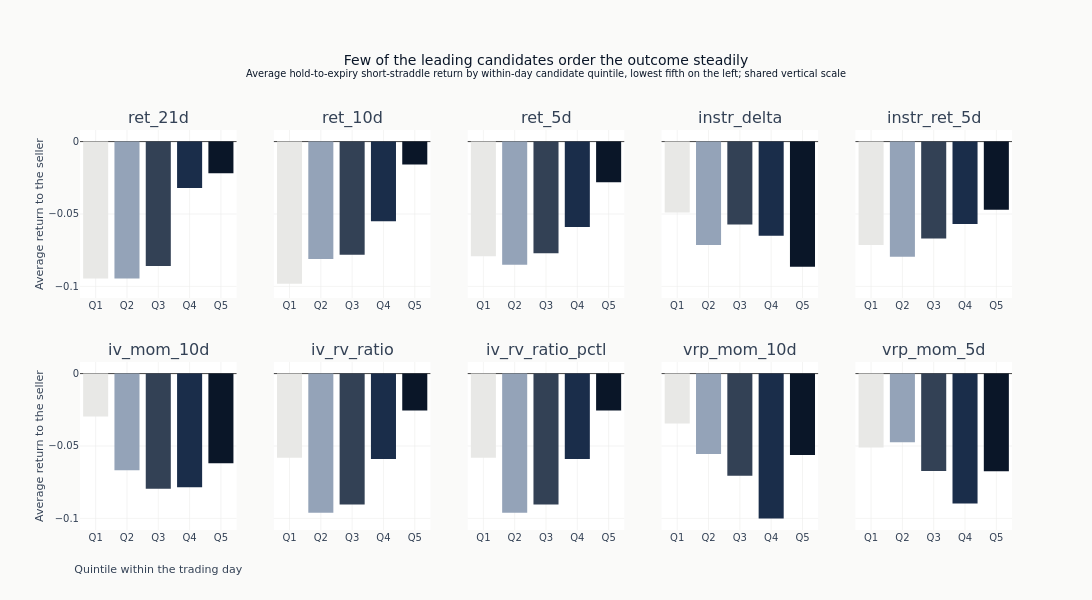

Notebook cell for this chart:
### Markdown cell above
One panel per candidate, all on the same vertical scale so that a shallow profile
cannot be rescaled into a steep-looking one. Every candidate the diagnostic scored is
drawn rather than a selection of them, so the count above can be checked against the
chart. The bars darken from the lowest group to the highest, which orders the groups and
says nothing about which end is preferable.

The label is written from the seller's side throughout - `02_labels` defines it as the
premium collected less what the position costs to close, over the premium collected - so
a positive value is a profitable short straddle and a higher average is the better
outcome. Nearly every group here averages negative, which is the sample rather than the
convention: these two validation periods contain the volatility of early 2020.

### Code cell
if quantile_spreads:
    feats_to_show = list(quantile_spreads.keys())
    n_show = len(feats_to_show)
    n_cols = min(5, n_show)
    n_rows_fig = (n_show + n_cols - 1) // n_cols
    quintile_shades = [
        COLORS["silver_muted"],
        COLORS["recede"],
        COLORS["neutral"],
        COLORS["slate"],
        COLORS["blue"],
    ]
    # One vertical scale across the panels, so a shallow profile is not rescaled into a
    # steep-looking one, and it always includes zero, because a bar read against any
    # other baseline is a bar whose length means nothing.
    q_low = min(0.0, min(min(q["q_means"]) for q in quantile_spreads.values()))
    q_high = max(0.0, max(max(q["q_means"]) for q in quantile_spreads.values()))
    q_pad = 0.08 * (q_high - q_low or 1.0)

    fig = make_subplots(
        rows=n_rows_fig,
        cols=n_cols,
        subplot_titles=feats_to_show,
        shared_yaxes=True,
        vertical_spacing=0.16,
    )
    for idx, feat in enumerate(feats_to_show):
        r, c = divmod(idx, n_cols)
        q_means = quantile_spreads[feat]["q_means"]
        fig.add_trace(
            go.Bar(
                x=[f"Q{i + 1}" for i in range(len(q_means))],
                y=q_means,
                marker_color=quintile_shades[: len(q_means)],
                showlegend=False,
            ),
            row=r + 1,
            col=c + 1,
        )
    fig.update_layout(
        template="ml4t",
        height=300 * n_rows_fig,
        width=1150,
        title={
            "text": (
                "Few of the leading candidates order the outcome steadily"
                "<br><sup>Average hold-to-expiry short-straddle return by within-day candidate "
                "quintile, lowest fifth on the left; shared vertical scale</sup>"
            )
        },
        margin=dict(t=130, b=70),
    )
    fig.update_yaxes(range=[q_low - q_pad, q_high + q_pad])
    fig.update_xaxes(title_text="Quintile within the trading day", row=n_rows_fig, col=1)
    for row in range(1, n_rows_fig + 1):
        fig.update_yaxes(title_text="Average return to the seller", row=row, col=1)
    show_plotly_with_alt(
        fig,
        "Grid of small bar charts, one per leading candidate, each showing the average "
        "hold-to-expiry short-straddle return by within-day candidate quintile from Q1 on the "
        "left to Q5 on the right, on a shared vertical scale where every bar is negative. Only "
        "ret_10d orders the outcome without a reversal, rising from about -0.098 at Q1 to about "
        "-0.016 at Q5; ret_21d has the same shape but its first two bars are level, at about "
        "-0.095. instr_delta runs the other way, least negative at Q1 and most negative at Q5, "
        "but not steadily. The other seven reverse somewhere in the interior: ret_5d, "
        "instr_ret_5d, iv_rv_ratio and iv_rv_ratio_pctl are most negative at Q2, iv_mom_10d at "
        "Q3, and vrp_mom_10d and vrp_mom_5d at Q4, so their quintile ordering does not carry "
        "through.",
    )

### Figure 1 — Plotly figure (JSON) as saved in the notebook; plotly's stock layout.template omitted (floating-point values rounded to 4 significant figures)
{"data": [{"marker": {"color": ["#e8e8e6", "#94a3b8", "#334155", "#1a2d4a", "#0a1628"]}, "showlegend": false, "type": "bar", "x": ["Q1", "Q2", "Q3", "Q4", "Q5"], "xaxis": "x", "y": [-0.09449, -0.09457, -0.08588, -0.03211, -0.02186], "yaxis": "y"}, {"marker": {"color": ["#e8e8e6", "#94a3b8", "#334155", "#1a2d4a", "#0a1628"]}, "showlegend": false, "type": "bar", "x": ["Q1", "Q2", "Q3", "Q4", "Q5"], "xaxis": "x2", "y": [-0.09815, -0.0811, -0.0782, -0.05505, -0.01589], "yaxis": "y2"}, {"marker": {"color": ["#e8e8e6", "#94a3b8", "#334155", "#1a2d4a", "#0a1628"]}, "showlegend": false, "type": "bar", "x": ["Q1", "Q2", "Q3", "Q4", "Q5"], "xaxis": "x3", "y": [-0.07927, -0.0851, -0.07708, -0.05894, -0.02813], "yaxis": "y3"}, {"marker": {"color": ["#e8e8e6", "#94a3b8", "#334155", "#1a2d4a", "#0a1628"]}, "showlegend": false, "type": "bar", "x": ["Q1", "Q2", "Q3", "Q4", "Q5"], "xaxis": "x4", "y": [-0.04905, -0.0715, -0.05722, -0.06509, -0.08653], "yaxis": "y4"}, {"marker": {"color": ["#e8e8e6", "#94a3b8", "#334155", "#1a2d4a", "#0a1628"]}, "showlegend": false, "type": "bar", "x": ["Q1", "Q2", "Q3", "Q4", "Q5"], "xaxis": "x5", "y": [-0.07146, -0.07959, -0.06689, -0.05693, -0.04711], "yaxis": "y5"}, {"marker": {"color": ["#e8e8e6", "#94a3b8", "#334155", "#1a2d4a", "#0a1628"]}, "showlegend": false, "type": "bar", "x": ["Q1", "Q2", "Q3", "Q4", "Q5"], "xaxis": "x6", "y": [-0.02962, -0.06683, -0.07963, -0.07858, -0.06188], "yaxis": "y6"}, {"marker": {"color": ["#e8e8e6", "#94a3b8", "#334155", "#1a2d4a", "#0a1628"]}, "showlegend": false, "type": "bar", "x": ["Q1", "Q2", "Q3", "Q4", "Q5"], "xaxis": "x7", "y": [-0.05807, -0.09613, -0.09046, -0.05895, -0.02546], "yaxis": "y7"}, {"marker": {"color": ["#e8e8e6", "#94a3b8", "#334155", "#1a2d4a", "#0a1628"]}, "showlegend": false, "type": "bar", "x": ["Q1", "Q2", "Q3", "Q4", "Q5"], "xaxis": "x8", "y": [-0.05807, -0.09613, -0.09046, -0.05895, -0.02546], "yaxis": "y8"}, {"marker": {"color": ["#e8e8e6", "#94a3b8", "#334155", "#1a2d4a", "#0a1628"]}, "showlegend": false, "type": "bar", "x": ["Q1", "Q2", "Q3", "Q4", "Q5"], "xaxis": "x9", "y": [-0.03439, -0.05556, -0.07062, -0.1, -0.05618], "yaxis": "y9"}, {"marker": {"color": ["#e8e8e6", "#94a3b8", "#334155", "#1a2d4a", "#0a1628"]}, "showlegend": false, "type": "bar", "x": ["Q1", "Q2", "Q3", "Q4", "Q5"], "xaxis": "x10", "y": [-0.05106, -0.04741, -0.06727, -0.08976, -0.06745], "yaxis": "y10"}], "layout": {"annotations": [{"font": {"size": 16}, "showarrow": false, "text": "ret_21d", "x": 0.084, "xanchor": "center", "xref": "paper", "y": 1.0, "yanchor": "bottom", "yref": "paper"}, {"font": {"size": 16}, "showarrow": false, "text": "ret_10d", "x": 0.292, "xanchor": "center", "xref": "paper", "y": 1.0, "yanchor": "bottom", "yref": "paper"}, {"font": {"size": 16}, "showarrow": false, "text": "ret_5d", "x": 0.5, "xanchor": "center", "xref": "paper", "y": 1.0, "yanchor": "bottom", "yref": "paper"}, {"font": {"size": 16}, "showarrow": false, "text": "instr_delta", "x": 0.708, "xanchor": "center", "xref": "paper", "y": 1.0, "yanchor": "bottom", "yref": "paper"}, {"font": {"size": 16}, "showarrow": false, "text": "instr_ret_5d", "x": 0.916, "xanchor": "center", "xref": "paper", "y": 1.0, "yanchor": "bottom", "yref": "paper"}, {"font": {"size": 16}, "showarrow": false, "text": "iv_mom_10d", "x": 0.084, "xanchor": "center", "xref": "paper", "y": 0.42, "yanchor": "bottom", "yref": "paper"}, {"font": {"size": 16}, "showarrow": false, "text": "iv_rv_ratio", "x": 0.292, "xanchor": "center", "xref": "paper", "y": 0.42, "yanchor": "bottom", "yref": "paper"}, {"font": {"size": 16}, "showarrow": false, "text": "iv_rv_ratio_pctl", "x": 0.5, "xanchor": "center", "xref": "paper", "y": 0.42, "yanchor": "bottom", "yref": "paper"}, {"font": {"size": 16}, "showarrow": false, "text": "vrp_mom_10d", "x": 0.708, "xanchor": "center", "xref": "paper", "y": 0.42, "yanchor": "bottom", "yref": "paper"}, {"font": {"size": 16}, "showarrow": false, "text": "vrp_mom_5d", "x": 0.916, "xanchor": "center", "xref": "paper", "y": 0.42, "yanchor": "bottom", "yref": "paper"}], "height": 600, "margin": {"b": 70, "t": 130}, "title": {"text": "Few of the leading candidates order the outcome steadily<br><sup>Average hold-to-expiry short-straddle return by within-day candidate quintile, lowest fifth on the left; shared vertical scale</sup>"}, "width": 1150, "xaxis": {"anchor": "y", "domain": [0.0, 0.168]}, "xaxis10": {"anchor": "y10", "domain": [0.832, 1.0]}, "xaxis2": {"anchor": "y2", "domain": [0.208, 0.376]}, "xaxis3": {"anchor": "y3", "domain": [0.416, 0.584]}, "xaxis4": {"anchor": "y4", "domain": [0.624, 0.792]}, "xaxis5": {"anchor": "y5", "domain": [0.832, 1.0]}, "xaxis6": {"anchor": "y6", "domain": [0.0, 0.168], "title": {"text": "Quintile within the trading day"}}, "xaxis7": {"anchor": "y7", "domain": [0.208, 0.376]}, "xaxis8": {"anchor": "y8", "domain": [0.416, 0.584]}, "xaxis9": {"anchor": "y9", "domain": [0.624, 0.792]}, "yaxis": {"anchor": "x", "domain": [0.58, 1.0], "range": [-0.108, 0.008003], "title": {"text": "Average return to the seller"}}, "yaxis10": {"anchor": "x10", "domain": [0.0, 0.42], "matches": "y6", "range": [-0.108, 0.008003], "showticklabels": false}, "yaxis2": {"anchor": "x2", "domain": [0.58, 1.0], "matches": "y", "range": [-0.108, 0.008003], "showticklabels": false}, "yaxis3": {"anchor": "x3", "domain": [0.58, 1.0], "matches": "y", "range": [-0.108, 0.008003], "showticklabels": false}, "yaxis4": {"anchor": "x4", "domain": [0.58, 1.0], "matches": "y", "range": [-0.108, 0.008003], "showticklabels": false}, "yaxis5": {"anchor": "x5", "domain": [0.58, 1.0], "matches": "y", "range": [-0.108, 0.008003], "showticklabels": false}, "yaxis6": {"anchor": "x6", "domain": [0.0, 0.42], "range": [-0.108, 0.008003], "title": {"text": "Average return to the seller"}}, "yaxis7": {"anchor": "x7", "domain": [0.0, 0.42], "matches": "y6", "range": [-0.108, 0.008003], "showticklabels": false}, "yaxis8": {"anchor": "x8", "domain": [0.0, 0.42], "matches": "y6", "range": [-0.108, 0.008003], "showticklabels": false}, "yaxis9": {"anchor": "x9", "domain": [0.0, 0.42], "matches": "y6", "range": [-0.108, 0.008003], "showticklabels": false}}}
